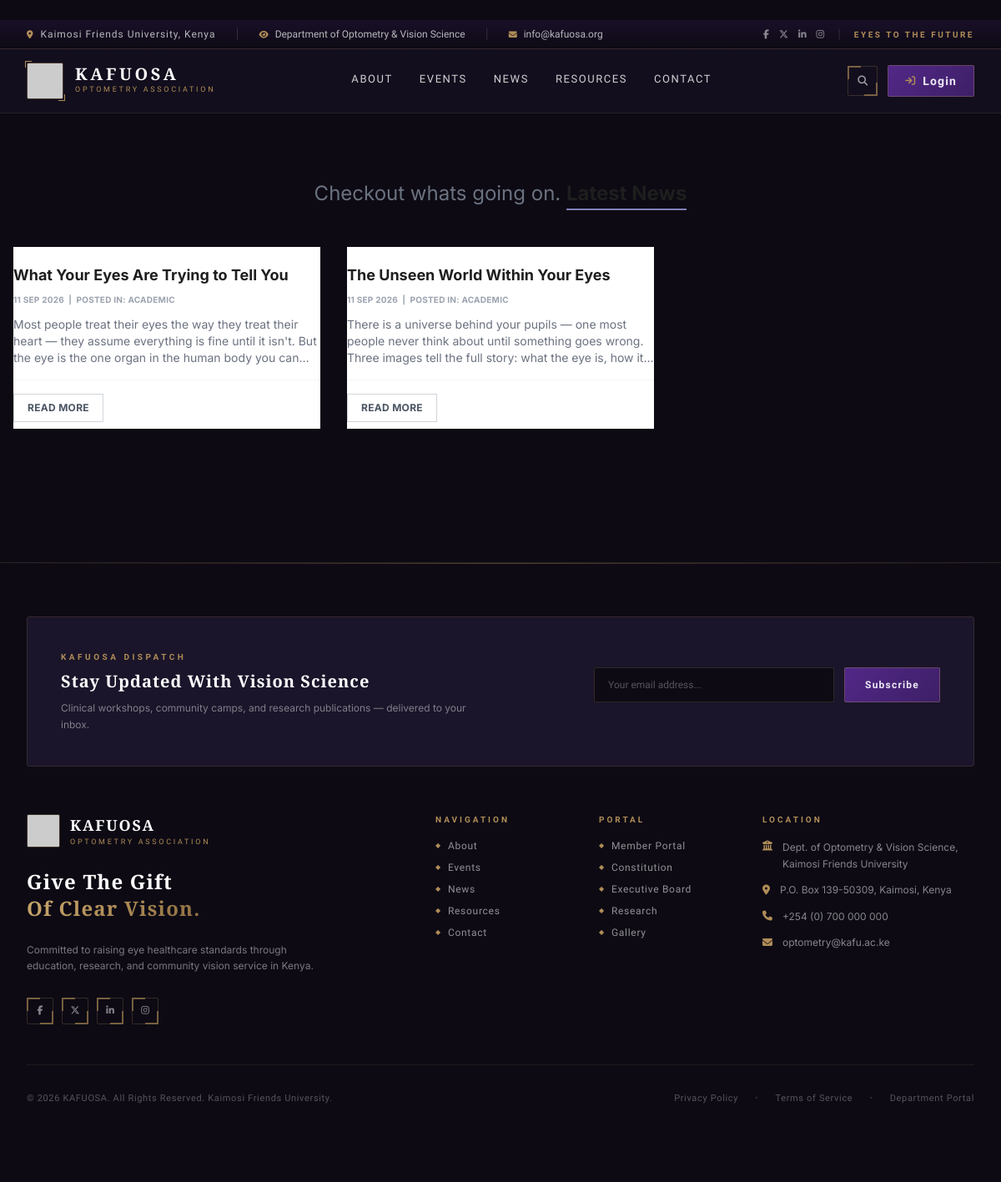
Page /news/ on the committed database.
### news/models.py (models this page shows, shortened)
class Post(models.Model):
    CATEGORY_CHOICES = [('academic','Academic'),('outreach','Outreach'),('social','Social')]
    title        = models.CharField(max_length=200)
    slug         = models.SlugField(unique=True)
    category     = models.CharField(max_length=20, choices=CATEGORY_CHOICES, default='academic')
    excerpt      = models.TextField(max_length=300)
    body         = models.TextField()
    cover_image  = models.ImageField(upload_to='news/', blank=True, null=True)
    published_at = models.DateTimeField()
    class Meta:
        ordering = ['-published_at']

### news/views.py (the view)
# urls.py: path('',             views.post_list,   name='list'),
def post_list(request):
    category = request.GET.get("category")
    search   = request.GET.get("search", "").strip()
    posts    = Post.objects.all()
    if category:
        posts = posts.filter(category=category)
    if search:
        posts = posts.filter(Q(title__icontains=search) | Q(excerpt__icontains=search) | Q(body__icontains=search))
    return render(request, "news/post_list.html", {"posts": posts, "category": category, "search": search})

### templates/news/post_list.html (shortened to what this page needs)
{% extends "base.html" %}
{% block content %}
<div class="max-w-7xl mx-auto px-4 py-20 text-center">
  <h1 class="text-2xl text-gray-500 mb-12">Checkout whats going on. <span class="font-bold text-[#1e1e1e] border-b-2 border-[#8080B8] pb-1">Latest News</span></h1>
  <div class="grid grid-cols-1 md:grid-cols-3 gap-8 text-left">
    {% for p in posts %}
    <div class="bg-white">
      <div class="pt-5 pb-4 border-b border-gray-100">
        <h3 class="font-bold text-lg text-[#1e1e1e] mb-2">{{ p.title }}</h3>
        <p class="text-[10px] text-gray-400 font-bold uppercase tracking-wide mb-3">{{ p.published_at|date:"d M Y" }} &nbsp;|&nbsp; POSTED IN: {{ p.get_category_display }}</p>
        <p class="text-sm text-gray-500 line-clamp-3">{{ p.excerpt }}</p>
      </div>
      <div class="pt-4 pb-2">
        <a href="/news/{{ p.slug }}/" class="inline-block border border-gray-300 text-gray-600 text-xs font-bold px-4 py-2 uppercase tracking-wide hover:border-[#1e1e1e] hover:text-[#1e1e1e] transition">Read More</a>
      </div>
    </div>
    {% empty %}
    <p class="text-gray-500 col-span-3 text-center py-8">No posts yet.</p>
    {% endfor %}
  </div>
</div>
{% endblock %}

### templates/base.html (style rules this page uses)
body { background-color:#0D0A14; font-family:'Inter',sans-serif; color:#EDE9F4; }

### rows in the picture
Post: title "What Your Eyes Are Trying to Tell You", published_at "11 SEP 2026", category "ACADEMIC", excerpt "Most people treat their eyes the way they treat their heart — they assume everything is fine until it isn't. But the eye is the one organ in the human body you…"
Post: title "The Unseen World Within Your Eyes", published_at "11 SEP 2026", category "ACADEMIC", excerpt "There is a universe behind your pupils — one most people never think about until something goes wrong. Three images tell the full story: what the eye is, how…"
